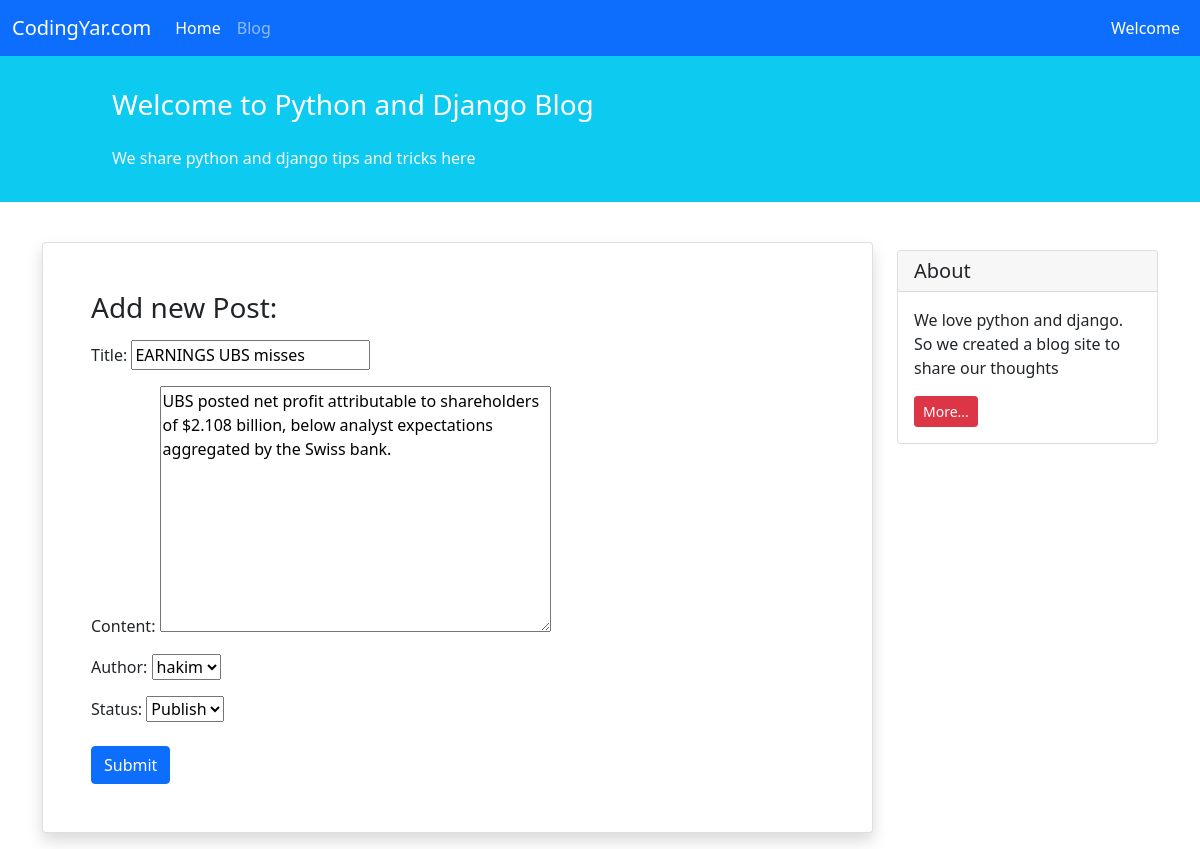
The app's page /blog/2/update with its own data.
### blog/models.py (models this page shows, shortened)
class Post(models.Model):
    title= models.CharField(max_length=40)
    content = models.TextField()
    author = models.ForeignKey(User , on_delete=models.CASCADE , related_name='blog_posts')
    created_on = models.DateTimeField(auto_now_add=True)
    updated_on = models.DateTimeField(auto_now=True)
    status= models.IntegerField(choices=STATUS , default=0)

### blog/views.py (the view)
# urls.py: path('<int:pk>/update' , PostUpdate.as_view() , name='post_update'),
class PostUpdate(generic.UpdateView):
    model = Post
    form_class = PostForm
    template_name = 'blog/post_new_post.html'

### blog/forms.py
class PostForm(forms.ModelForm):
    class Meta:
        model = Post
        fields= ['title' , 'content' , 'author' , 'status']

### blog/templates/blog/post_new_post.html (shortened to what this page needs)
<!doctype html>
<html lang="en">
<head>
    <link href="https://cdn.jsdelivr.net/npm/bootstrap@5.1.3/dist/css/bootstrap.min.css" rel="stylesheet"
>
</head>
<body>
<nav class="navbar navbar-expand-lg navbar-dark bg-primary">
    <div class="container-fluid">
        <a class="navbar-brand" href="#">CodingYar.com</a>
        <div class="collapse navbar-collapse" id="navbarNavAltMarkup">
            <div class="navbar-nav">
                <a class="nav-link active" aria-current="page" href="#">Home</a>
                <a class="nav-link" href="#">Blog</a>
            </div>
        </div>
        <div class="mx-2 text-white">Welcome</div>
    </div>
</nav>
<div class="container-fluid bg-info">
    <div class="row py-3">
        <div class="col-md-8 col-md-10 mx-auto">
            <h3 class="my-4 mt-3 text-white">Welcome to Python and Django Blog</h3>
            <p class="text-light">We share python and django tips and tricks here</p>
        </div>
    </div>
</div>
<div class="container mt-4">
    <div class="row">
        <div class="col-9">
            <div class="card shadow my-3 p-5">
                <h3>Add new Post:</h3>
                <form method="POST">
                    <div class="form-group py-2">
                        {{form.as_p}}
                    </div>
                    <button type="submit" class="btn btn-primary">Submit</button>
                </form>
            </div>
        </div>
        <div class="col-3">
                <div class="card my-4">
                    <h5 class="card-header">About</h5>
                    <div class="card-body">
                        <p class="card-text">We love python and django. So we created a blog site to share our
                            thoughts</p>
                        <a href="#"
                           class="btn btn-sm btn-danger">
                            More...
                        </a>
                    </div>
                </div>
        </div>
    </div>
</div>
</body>
</html>

### records on screen
Post: title "EARNINGS UBS misses", content "UBS posted net profit attributable to shareholders of $2.108 billion, below analyst expectations aggregated by the Swiss bank.", author "hakim", status "Publish"
